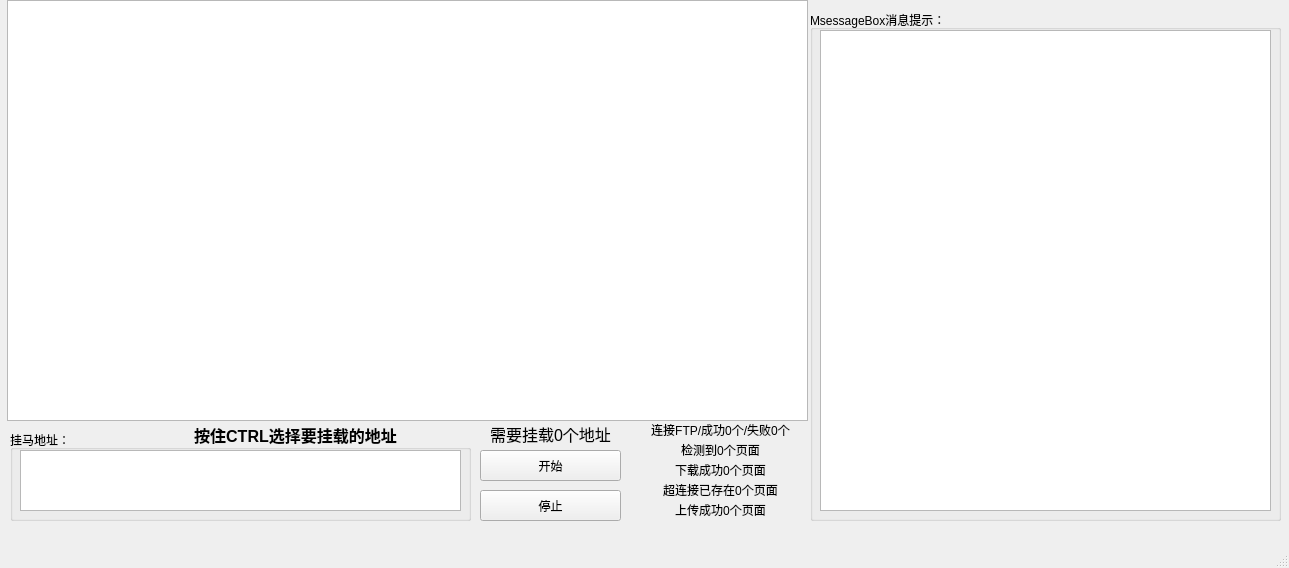
<?xml version="1.0" encoding="UTF-8"?>
<ui version="4.0">
 <class>MainWindow</class>
 <widget class="QMainWindow" name="MainWindow">
  <property name="geometry">
   <rect>
    <x>0</x>
    <y>0</y>
    <width>1289</width>
    <height>568</height>
   </rect>
  </property>
  <property name="windowTitle">
   <string>FTP黑链挂载器 1.1   谢谢 灰帽程序员论坛 hmhacker.org  技术帮助      BY:落雪QQ2602159946</string>
  </property>
  <widget class="QWidget" name="centralwidget">
   <widget class="QTableView" name="tableView">
    <property name="geometry">
     <rect>
      <x>7</x>
      <y>0</y>
      <width>801</width>
      <height>421</height>
     </rect>
    </property>
   </widget>
   <widget class="QGroupBox" name="groupBox_2">
    <property name="geometry">
     <rect>
      <x>810</x>
      <y>10</y>
      <width>471</width>
      <height>511</height>
     </rect>
    </property>
    <property name="title">
     <string>MsessageBox消息提示：</string>
    </property>
    <widget class="QTextEdit" name="textEdit_2">
     <property name="geometry">
      <rect>
       <x>10</x>
       <y>20</y>
       <width>451</width>
       <height>481</height>
      </rect>
     </property>
    </widget>
   </widget>
   <widget class="QGroupBox" name="groupBox">
    <property name="geometry">
     <rect>
      <x>10</x>
      <y>430</y>
      <width>461</width>
      <height>91</height>
     </rect>
    </property>
    <property name="title">
     <string>挂马地址：</string>
    </property>
    <widget class="QTextEdit" name="textEdit">
     <property name="geometry">
      <rect>
       <x>10</x>
       <y>20</y>
       <width>441</width>
       <height>61</height>
      </rect>
     </property>
    </widget>
   </widget>
   <widget class="QPushButton" name="pushButton_3">
    <property name="geometry">
     <rect>
      <x>480</x>
      <y>450</y>
      <width>141</width>
      <height>31</height>
     </rect>
    </property>
    <property name="text">
     <string>开始</string>
    </property>
   </widget>
   <widget class="QPushButton" name="pushButton_4">
    <property name="geometry">
     <rect>
      <x>480</x>
      <y>490</y>
      <width>141</width>
      <height>31</height>
     </rect>
    </property>
    <property name="text">
     <string>停止</string>
    </property>
   </widget>
   <widget class="QLabel" name="label_22">
    <property name="geometry">
     <rect>
      <x>110</x>
      <y>420</y>
      <width>371</width>
      <height>30</height>
     </rect>
    </property>
    <property name="text">
     <string>&lt;html&gt;&lt;head/&gt;&lt;body&gt;&lt;p align=&quot;center&quot;&gt;&lt;span style=&quot; font-size:12pt; font-weight:600;&quot;&gt;按住CTRL选择要挂载的地址&lt;/span&gt;&lt;/p&gt;&lt;/body&gt;&lt;/html&gt;</string>
    </property>
   </widget>
   <widget class="QLabel" name="label_1">
    <property name="geometry">
     <rect>
      <x>630</x>
      <y>440</y>
      <width>181</width>
      <height>21</height>
     </rect>
    </property>
    <property name="text">
     <string>&lt;html&gt;&lt;head/&gt;&lt;body&gt;&lt;p align=&quot;center&quot;&gt;检测到0个页面&lt;/p&gt;&lt;/body&gt;&lt;/html&gt;</string>
    </property>
   </widget>
   <widget class="QLabel" name="label_2">
    <property name="geometry">
     <rect>
      <x>630</x>
      <y>460</y>
      <width>181</width>
      <height>21</height>
     </rect>
    </property>
    <property name="text">
     <string>&lt;html&gt;&lt;head/&gt;&lt;body&gt;&lt;p align=&quot;center&quot;&gt;下载成功0个页面&lt;/p&gt;&lt;/body&gt;&lt;/html&gt;</string>
    </property>
   </widget>
   <widget class="QLabel" name="label_3">
    <property name="geometry">
     <rect>
      <x>630</x>
      <y>480</y>
      <width>181</width>
      <height>21</height>
     </rect>
    </property>
    <property name="text">
     <string>&lt;html&gt;&lt;head/&gt;&lt;body&gt;&lt;p align=&quot;center&quot;&gt;超连接已存在0个页面&lt;/p&gt;&lt;/body&gt;&lt;/html&gt;</string>
    </property>
   </widget>
   <widget class="QLabel" name="label_4">
    <property name="geometry">
     <rect>
      <x>630</x>
      <y>500</y>
      <width>181</width>
      <height>21</height>
     </rect>
    </property>
    <property name="text">
     <string>&lt;html&gt;&lt;head/&gt;&lt;body&gt;&lt;p align=&quot;center&quot;&gt;上传成功0个页面&lt;/p&gt;&lt;/body&gt;&lt;/html&gt;</string>
    </property>
   </widget>
   <widget class="QLabel" name="label_0">
    <property name="geometry">
     <rect>
      <x>630</x>
      <y>420</y>
      <width>181</width>
      <height>21</height>
     </rect>
    </property>
    <property name="text">
     <string>&lt;html&gt;&lt;head/&gt;&lt;body&gt;&lt;p align=&quot;center&quot;&gt;连接FTP/成功0个/失败0个&lt;/p&gt;&lt;/body&gt;&lt;/html&gt;</string>
    </property>
   </widget>
   <widget class="QLabel" name="label">
    <property name="geometry">
     <rect>
      <x>470</x>
      <y>419</y>
      <width>161</width>
      <height>31</height>
     </rect>
    </property>
    <property name="text">
     <string>&lt;html&gt;&lt;head/&gt;&lt;body&gt;&lt;p align=&quot;center&quot;&gt;&lt;span style=&quot; font-size:12pt;&quot;&gt;需要挂载0个地址&lt;/span&gt;&lt;/p&gt;&lt;/body&gt;&lt;/html&gt;</string>
    </property>
   </widget>
  </widget>
  <widget class="QMenuBar" name="menubar">
   <property name="geometry">
    <rect>
     <x>0</x>
     <y>0</y>
     <width>1289</width>
     <height>23</height>
    </rect>
   </property>
  </widget>
  <widget class="QStatusBar" name="statusbar"/>
 </widget>
 <resources/>
 <connections/>
</ui>
